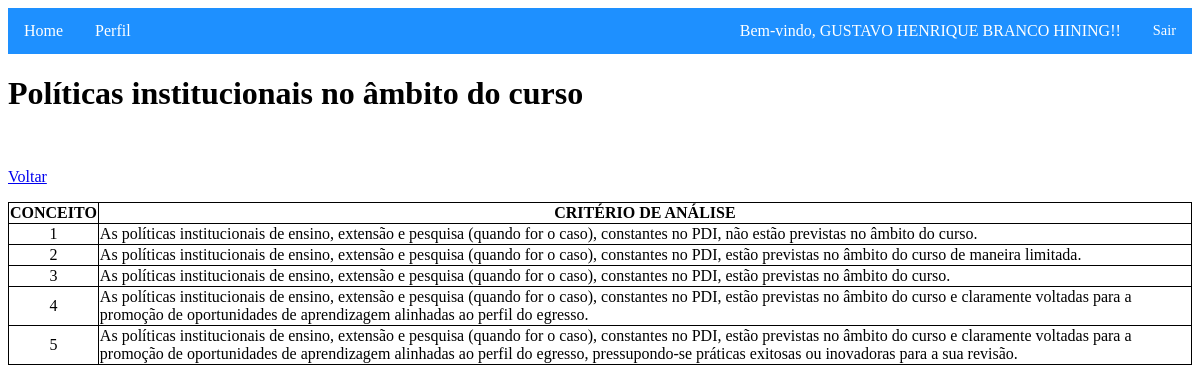
Screenshot of /indicadores/indicador_detalhes_ava/167/ (signed in) with the database file from the repository.
### usuarios/models.py (models this page shows)
class Usuario(AbstractUser):
    GERENCIADOR = 'G'
    RELATOR = 'R'
    AVALIADOR = 'A'
    TIPOS_USUARIO = [
        (GERENCIADOR, 'Gerenciador'),
        (RELATOR, 'Relator'),
        (AVALIADOR, 'Avaliador'),
    ]
    nome = models.CharField(max_length=255)
    tipo_usuario = models.CharField(max_length=1, choices=TIPOS_USUARIO)
    email = models.EmailField(blank=False)
    telefone = models.CharField(max_length=20)

### indicadores/models.py (models this page shows)
class IndicadorMan(models.Model):
    curso = models.ForeignKey('cursos.Curso', on_delete=models.CASCADE)
    indicador_info = models.ForeignKey('IndicadorInfo', on_delete=models.CASCADE)
    nsa = models.BooleanField(default=False)
    nivel_suposto = models.IntegerField(null=True)
    data_envio = models.DateTimeField(null=True, blank=True)
    conteudo = models.FileField(upload_to='relatorios/', blank=True, validators=[validate_pdf_file])
    usuario_relatorio = models.ForeignKey(Usuario, on_delete=models.SET_NULL, null=True, related_name='relatorios')

class IndicadorInfo(models.Model):
    ORGANIZACAO = 'O'
    CORPO_DOCENTE = 'C'
    INFRAESTRUTURA = 'I'
    DIMENSOES = [
        (ORGANIZACAO, 'Organização Didático-Pedagógica'),
        (CORPO_DOCENTE, 'Corpo Docente e Tutorial'),
        (INFRAESTRUTURA, 'Infraestrutura'),
    ]
    nome = models.CharField(max_length=255)
    dimensao = models.CharField(max_length=1, choices=DIMENSOES)
    mensagem_aviso = models.TextField(blank=True)
    tabela_conceitos = models.JSONField()

### indicadores/views.py (the view)
# urls.py: path('indicador_detalhes_ava/<int:indicador_man_id>/', indicador_detalhes_ava, name='indicador_detalhes_ava'),
def indicador_detalhes_ava(request, indicador_man_id):
    indicador_man = get_object_or_404(IndicadorMan, pk=indicador_man_id)
    indicador_info = IndicadorInfo.objects.get(pk=indicador_man.indicador_info_id)
    context = {
        'indicador_man': indicador_man,
        'nome_indicador': indicador_info.nome,
        'mensagem_aviso': indicador_info.mensagem_aviso,
        'tabela_conceitos': indicador_info.tabela_conceitos,
    }
    return render(request, 'indicadores/indicador_detalhes_ava.html', context)

### templates/indicadores/indicador_detalhes_ava.html (shortened to what this page needs)
{% extends 'base.html' %}
{% load static %}
{% block content %}
    <h1>{{ indicador_man.indicador_info.nome }}</h1>
    <p><a href="{% url 'cursos:detalhes_curso_ava' indicador_man.curso_id %}">Voltar</a></p>
    <table>
      <tr>
        <th>CONCEITO</th>
        <th>CRITÉRIO DE ANÁLISE</th>
      </tr>
      {% for conceito, criterio in tabela_conceitos.items %}
          <tr>
            <td>{{ conceito }}</td>
            <td>{{ criterio }}</td>
          </tr>
      {% endfor %}
    </table>
{% endblock %}

### templates/base.html (shortened to what this page needs)
<!DOCTYPE html>
<html>
<head>
</head>
<body>
    <div class="navbar">
        <a href="{% url 'usuarios:home' %}">Home</a>
        <a href="{% url 'usuarios:detalhes_usuario' %}">Perfil</a>
        <div class="navbar-right">
            <span style="float:left; padding: 14px 16px; color:white;">Bem-vindo, {{ user.nome }}!!</span>
            <a href="{% url 'usuarios:logout' %}" style="font-size: 0.9em;">Sair</a>
        </div>
    </div>
    {% block content %}
    {% endblock %}
</body>
</html>

### templates/base.html (style rules this page uses)
.navbar { overflow: hidden; background-color: #1E90FF; }
.navbar a { float: left; display: block; color: white; text-align: center; padding: 14px 16px; text-decoration: none; }
.navbar-right { float: right; }

### templates/indicadores/indicador_detalhes_ava.html (style rules this page uses)
table, th, td { border: 1px solid black; border-collapse: collapse; }
td:first-child { text-align: center; }

### rows the page displays
Usuario: nome "GUSTAVO HENRIQUE BRANCO HINING"
IndicadorMan: indicador_info.nome "Políticas institucionais no âmbito do curso"

### other values shown
{{ conceito }} "1" "2" "3" "4" "5"
{{ criterio }} "As políticas institucionais de ensino, extensão e pesquisa (quando for o caso), constantes no PDI, não estão previstas no âmbito do curso." "As políticas institucionais de ensino, extensão e pesquisa (quando for o caso), constantes no PDI, estão previstas no âmbito do curso de maneira limitada." "As políticas institucionais de ensino, extensão e pesquisa (quando for o caso), constantes no PDI, estão previstas no âmbito do curso."
